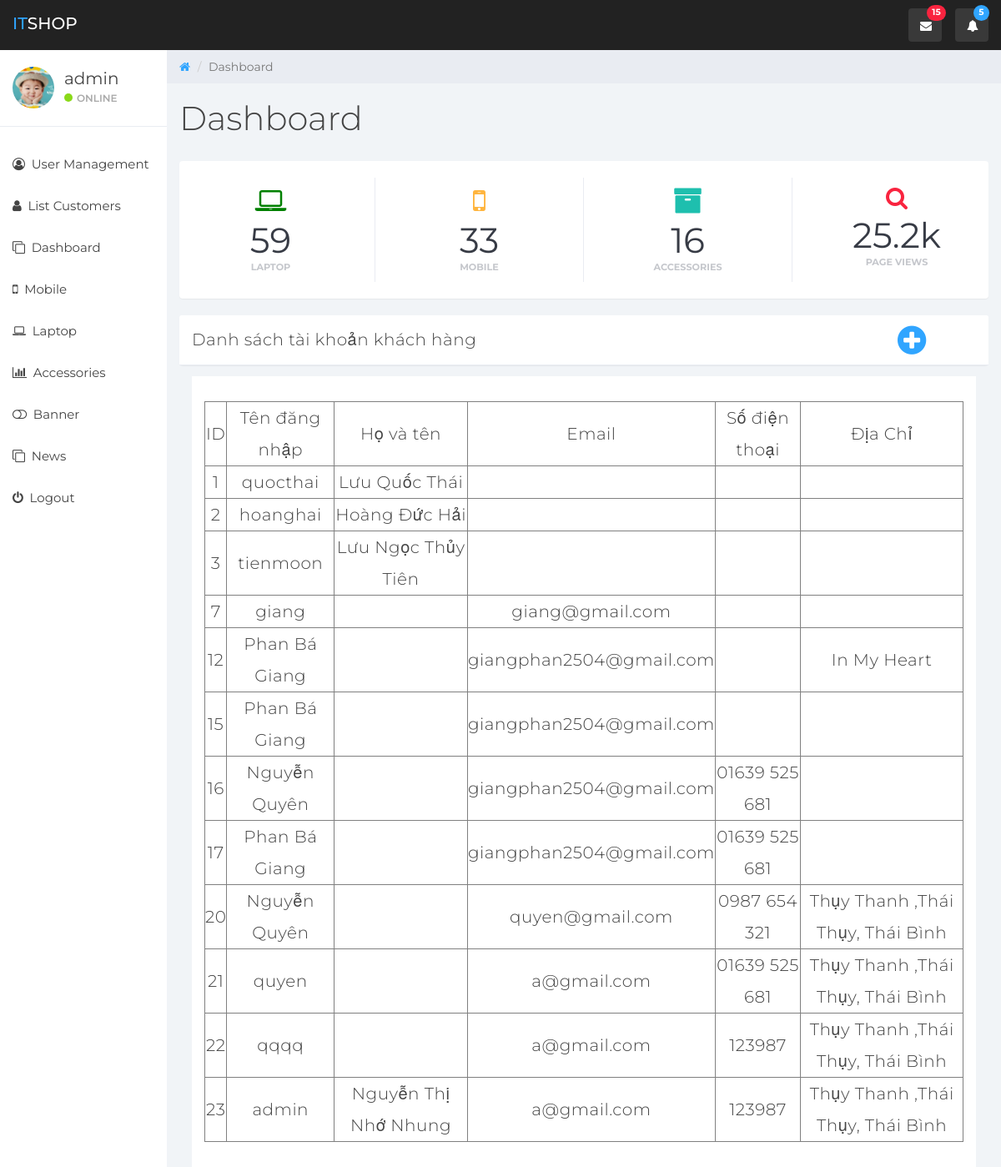
/admin/controllers/admin_controller.php?action=customer (signed in), run on the app's committed database.
### tables this page shows
CREATE TABLE `customer` (
  `user_id` int(11) NOT NULL,
  `username` varchar(50) NOT NULL,
  `password` varchar(50) NOT NULL,
  `fullname` varchar(25) NOT NULL,
  `email` varchar(255) NOT NULL,
  `phone_number` text NOT NULL,
  `address` varchar(100) NOT NULL
);

### models/db.php (called while the page is built, shortened)
<?php
class DB{
    public $servername ='localhost';
    public $username ='root';
    public $password ='';
    public $dbname ='dienthoaididong';
    public $conn ;
    public function __construct()
    {
        $this->conn = new  mysqli($this->servername,$this->username, $this->password ,$this->dbname);
        mysqli_set_charset($this->conn,'utf8');
    }
    public function executeQuery($str_sql)
    {
        $result = $this->conn->query($str_sql);
        if($result){
            return $result;
        }else{
            return false;
        }
    }
}
?>

### admin/models/admin_model.php (called while the page is built, shortened)
<?php
 require_once '../../models/db.php';
class AdminModel extends DB{
    public function getNumbersMobile(){
        $str_sql  = 'SELECT product_id FROM products WHERE category_id = 1';
        $result = $this->executeQuery($str_sql);
        return mysqli_num_rows($result);
    }
    public function getNumbersLaptop(){
        $str_sql  = 'SELECT product_id FROM products WHERE category_id = 7';
        $result = $this->executeQuery($str_sql);
        return mysqli_num_rows($result);
    }
    public function getNumbersAccessories(){
        $str_sql  = 'SELECT product_id FROM products WHERE category_id = 12';
        $result = $this->executeQuery($str_sql);
        return mysqli_num_rows($result);
    }
    public function listCustomer(){
        $str_sql='SELECT * FROM customer ';
        $result = $this->executeQuery($str_sql);
        return $result;
    }
}

### admin/views/list_customer.php (the view, shortened to what this page needs)
<?php
require_once 'header.php';
require_once 'left_siderbar.php';
?>
<div class="col-sm-9 col-sm-offset-3 col-lg-10 col-lg-offset-2 main">
    <div class="row">
        <ol class="breadcrumb">
            <li><a href="#">
                    <em class="fa fa-home"></em>
                </a></li>
            <li class="active">Dashboard</li>
        </ol>
    </div>
    <div class="row">
        <div class="col-lg-12">
            <h1 class="page-header">Dashboard</h1>
        </div>
    </div>
    <div class="panel panel-container">
        <div class="row">
            <div class="col-xs-6 col-md-3 col-lg-3 no-padding">
                <div class="panel panel-teal panel-widget border-right">
                    <div class="row no-padding"><em class="fa fa-laptop" aria-hidden="true"></em>
                        <div class="large"><?php echo $count_mobile?></div>
                        <div class="text-muted">Laptop</div>
                    </div>
                </div>
            </div>
            <div class="col-xs-6 col-md-3 col-lg-3 no-padding">
                <div class="panel panel-blue panel-widget border-right">
                    <div class="row no-padding"><em class="fa fa-mobile" aria-hidden="true"></em>
                        <div class="large"><?php echo $count_laptop ?></div>
                        <div class="text-muted">Mobile</div>
                    </div>
                </div>
            </div>
            <div class="col-xs-6 col-md-3 col-lg-3 no-padding">
                <div class="panel panel-orange panel-widget border-right">
                    <div class="row no-padding"><em class="fa fa-archive" aria-hidden="true"></em>
                        <div class="large"><?php echo $count_accessories ?></div>
                        <div class="text-muted">Accessories</div>
                    </div>
                </div>
            </div>
            <div class="col-xs-6 col-md-3 col-lg-3 no-padding">
                <div class="panel panel-red panel-widget ">
                    <div class="row no-padding"><em class="fa fa-xl fa-search color-red"></em>
                        <div class="large">25.2k</div>
                        <div class="text-muted">Page Views</div>
                    </div>
                </div>
            </div>
        </div>
    </div>
    <div class="row">
        <div class="col-md-12">
            <div class="panel panel-default">
                <div class="panel-heading">
                    Danh sách tài khoản khách hàng
                    <div class="add-product"><a href ="admin_controller.php?action=addUser"><i class="fa fa-plus-circle" aria-hidden="true"></i></a></div>
                    <div class="panel-body">
                        <div class="canvas-wrapper">
                            <table border="1" align = "center" style="margin: 15px">
                                <thead>
                                <tr>
                                    <td>ID</td>
                                    <td>Tên đăng nhập</td>
                                    <td>Họ và tên</td>
                                    <td>Email</td>
                                    <td>Số điện thoại</td>
                                    <td>Địa Chỉ</td>
                                </tr>
                                </thead>
                                <?php foreach ($result as $value){?>
                                    <tr>
                                        <td><?php echo $value['user_id']?></td>
                                        <td><?php echo $value['username']?></td>
                                        <td><?php echo $value['fullname']?></td>
                                        <td><?php echo $value['email']?></td>
                                        <td><?php echo $value['phone_number']?></td>
                                        <td><?php echo $value['address']?></td>
                                    </tr>
                                <?php }?>
                            </table>
                        </div>
                    </div>
                </div>
            </div>
        </div>
    </div>
</div>
</body>
</html>

### admin/views/css/styles.css (style rules this page uses)
body { background: #f1f4f7; padding-top: 60px; font-size: 14px; color: #444444; font-family: "Montserrat", "Helvetica Neue", Helvetica, Arial, sans-serif; }
a, a:hover, a:focus { color: #30a5ff; }
h1, h2, h3, h4, h5, h6 { color: #444444; }
h1 { font-weight: 300; font-size: 40px; }
.large { font-size: 2em; }
.text-muted { color: #c5c7cc; }
.color-red { color: #f9243f; }
.no-padding { padding: 0; margin: 0; }
.no-padding .fa-laptop { color:green; font-size: 35px; }
.no-padding .fa-mobile { color:#ffb53e; font-size: 35px; }
.no-padding .fa-archive { color:#1ebfae; font-size: 35px; }
.add-product .fa-plus-circle { font-size: 40px; }
.panel-body { padding :15px 0px; background-color: white; margin-top:25px; text-align: center; }
.fa-xl { font-size: 2em; }
.panel { border: 0; }
.panel-container { padding-top: 20px; }
.panel-blue { background: #30a5ff; color: #fff; }
.panel-teal { background: #1ebfae; color: #fff; }
.panel-orange { background: #ffb53e; color: #fff; }
.panel-red { background: #f9243f; color: #fff; }
.panel-heading { font-size: 20px; font-weight: 300; letter-spacing: 0.025em; height: 60px; line-height: 38px; }
.panel-default .panel-heading { background: #fff; border-bottom: 1px solid #e9ecf2; color: #444444; }
.panel-widget { padding: 10px 0; position: relative; box-shadow: none; border-radius: 0; background: none; text-align: center; color: #333; }
.panel-widget .text-muted { margin-top: -6px; text-transform: uppercase; font-weight: bold; font-size: 0.8em; }
.panel-widget .large { color: #373b45; font-size: 3em; }
.panel-heading .add-product { width:10%; float:right; }
.border-right { border-right: 1px solid #dadbda; }
.panel .border-top, .panel .border-right, .panel .border-bottom, .panel .border-left { border-color: #e9ecf2; }
.breadcrumb { border-radius: 0; padding: 10px 15px 10px 15px; background: #e9ecf2; margin: 0; }
h1.page-header { margin-top: 20px; border-bottom: 0; }

### data on the page
customer: user_id "1", username "quocthai", fullname "Lưu Quốc Thái"
customer: user_id "2", username "hoanghai", fullname "Hoàng Đức Hải"
customer: user_id "3", username "tienmoon", fullname "Lưu Ngọc Thủy Tiên"
customer: user_id "7", username "giang", email "giang@gmail.com"
customer: user_id "12", username "Phan Bá Giang", email "giangphan2504@gmail.com", address "In My Heart"
customer: user_id "15", username "Phan Bá Giang", email "giangphan2504@gmail.com"
customer: user_id "16", username "Nguyễn Quyên", email "giangphan2504@gmail.com", phone_number "01639 525 681"
customer: user_id "17", username "Phan Bá Giang", email "giangphan2504@gmail.com", phone_number "01639 525 681"
customer: user_id "20", username "Nguyễn Quyên", email "quyen@gmail.com", phone_number "0987 654 321", address "Thụy Thanh ,Thái Thụy, Thái Bình"
customer: user_id "21", username "quyen", email "a@gmail.com", phone_number "01639 525 681", address "Thụy Thanh ,Thái Thụy, Thái Bình"
customer: user_id "22", username "qqqq", email "a@gmail.com", phone_number "123987", address "Thụy Thanh ,Thái Thụy, Thái Bình"
customer: user_id "23", username "admin", fullname "Nguyễn Thị Nhớ Nhung", email "a@gmail.com", phone_number "123987", address "Thụy Thanh ,Thái Thụy, Thái Bình"

### other printed values
$username "admin"
$count_mobile "59"
$count_laptop "33"
$count_accessories "16"
